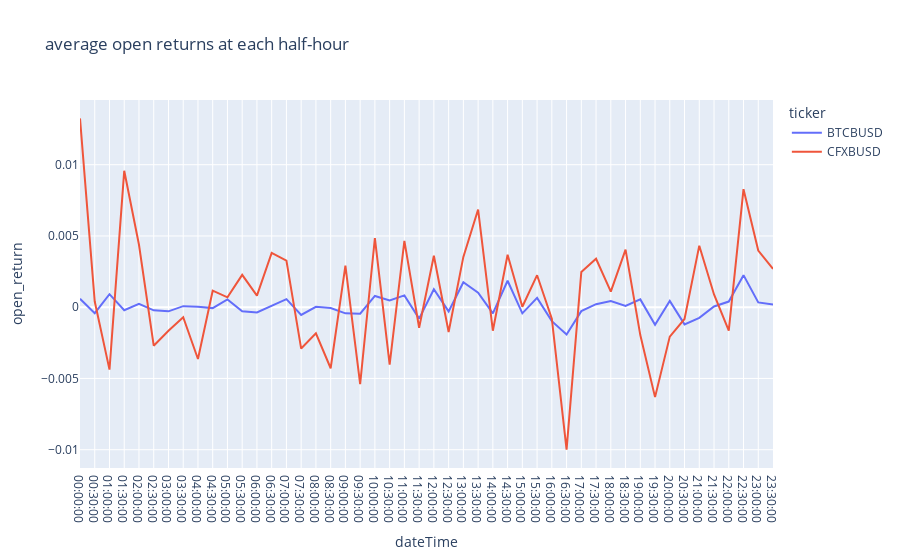

Notebook cell for this chart:
### Code cell
open_ret_per_time = ticker_data_df.groupby([ticker_data_df.dateTime.dt.time, 'ticker'])['open_return'].mean()
px.line(open_ret_per_time.reset_index(), 'dateTime', 'open_return', color='ticker', title='average open returns at each half-hour')

### Figure 1 — Plotly figure (JSON) as saved in the notebook; plotly's stock layout.template omitted (floating-point values rounded to 4 significant figures)
{"data": [{"hovertemplate": "ticker=BTCBUSD<br>dateTime=%{x}<br>open_return=%{y}<extra></extra>", "legendgroup": "BTCBUSD", "line": {"color": "#636efa", "dash": "solid"}, "marker": {"symbol": "circle"}, "mode": "lines", "name": "BTCBUSD", "orientation": "v", "showlegend": true, "type": "scatter", "x": ["00:00:00", "00:30:00", "01:00:00", "01:30:00", "02:00:00", "02:30:00", "03:00:00", "03:30:00", "04:00:00", "04:30:00", "05:00:00", "05:30:00", "06:00:00", "06:30:00", "07:00:00", "07:30:00", "08:00:00", "08:30:00", "09:00:00", "09:30:00", "10:00:00", "10:30:00", "11:00:00", "11:30:00", "12:00:00", "12:30:00", "13:00:00", "13:30:00", "14:00:00", "14:30:00", "15:00:00", "15:30:00", "16:00:00", "16:30:00", "17:00:00", "17:30:00", "18:00:00", "18:30:00", "19:00:00", "19:30:00", "20:00:00", "20:30:00", "21:00:00", "21:30:00", "22:00:00", "22:30:00", "23:00:00", "23:30:00"], "xaxis": "x", "y": [0.0005896, -0.0004228, 0.0009132, -0.000217, 0.0002282, -0.0002221, -0.0002911, 7.208e-05, 3.914e-05, -6.338e-05, 0.0005432, -0.0002805, -0.000373, 8.225e-05, 0.0005633, -0.0005394, 2.638e-05, -6.177e-05, -0.0004326, -0.0004582, 0.0007904, 0.0004715, 0.000831, -0.0008031, 0.001257, -0.0002948, 0.001754, 0.001019, -0.0004286, 0.001856, -0.0004325, 0.0006542, -0.0009787, -0.001918, -0.0002775, 0.0002087, 0.0004293, 9.593e-05, 0.0005486, -0.001233, 0.0004408, -0.001207, -0.0007518, 5.08e-05, 0.0003945, 0.002249, 0.0003362, 0.0001938], "yaxis": "y"}, {"hovertemplate": "ticker=CFXBUSD<br>dateTime=%{x}<br>open_return=%{y}<extra></extra>", "legendgroup": "CFXBUSD", "line": {"color": "#EF553B", "dash": "solid"}, "marker": {"symbol": "circle"}, "mode": "lines", "name": "CFXBUSD", "orientation": "v", "showlegend": true, "type": "scatter", "x": ["00:00:00", "00:30:00", "01:00:00", "01:30:00", "02:00:00", "02:30:00", "03:00:00", "03:30:00", "04:00:00", "04:30:00", "05:00:00", "05:30:00", "06:00:00", "06:30:00", "07:00:00", "07:30:00", "08:00:00", "08:30:00", "09:00:00", "09:30:00", "10:00:00", "10:30:00", "11:00:00", "11:30:00", "12:00:00", "12:30:00", "13:00:00", "13:30:00", "14:00:00", "14:30:00", "15:00:00", "15:30:00", "16:00:00", "16:30:00", "17:00:00", "17:30:00", "18:00:00", "18:30:00", "19:00:00", "19:30:00", "20:00:00", "20:30:00", "21:00:00", "21:30:00", "22:00:00", "22:30:00", "23:00:00", "23:30:00"], "xaxis": "x", "y": [0.01325, 0.0004, -0.004381, 0.009571, 0.004382, -0.002703, -0.001656, -0.0007007, -0.003634, 0.001157, 0.0006951, 0.002268, 0.0008123, 0.003812, 0.003266, -0.002902, -0.001834, -0.004284, 0.002912, -0.005401, 0.004854, -0.004032, 0.004653, -0.001443, 0.00361, -0.001745, 0.003527, 0.006851, -0.001652, 0.00368, 2.897e-05, 0.002245, -0.0008054, -0.009994, 0.002474, 0.003399, 0.001096, 0.004046, -0.001958, -0.006311, -0.002063, -0.0008248, 0.004317, 0.0008925, -0.001646, 0.00828, 0.003973, 0.002686], "yaxis": "y"}], "layout": {"legend": {"title": {"text": "ticker"}, "tracegroupgap": 0}, "title": {"text": "average open returns at each half-hour"}, "xaxis": {"anchor": "y", "domain": [0, 1], "title": {"text": "dateTime"}}, "yaxis": {"anchor": "x", "domain": [0, 1], "title": {"text": "open_return"}}}}
